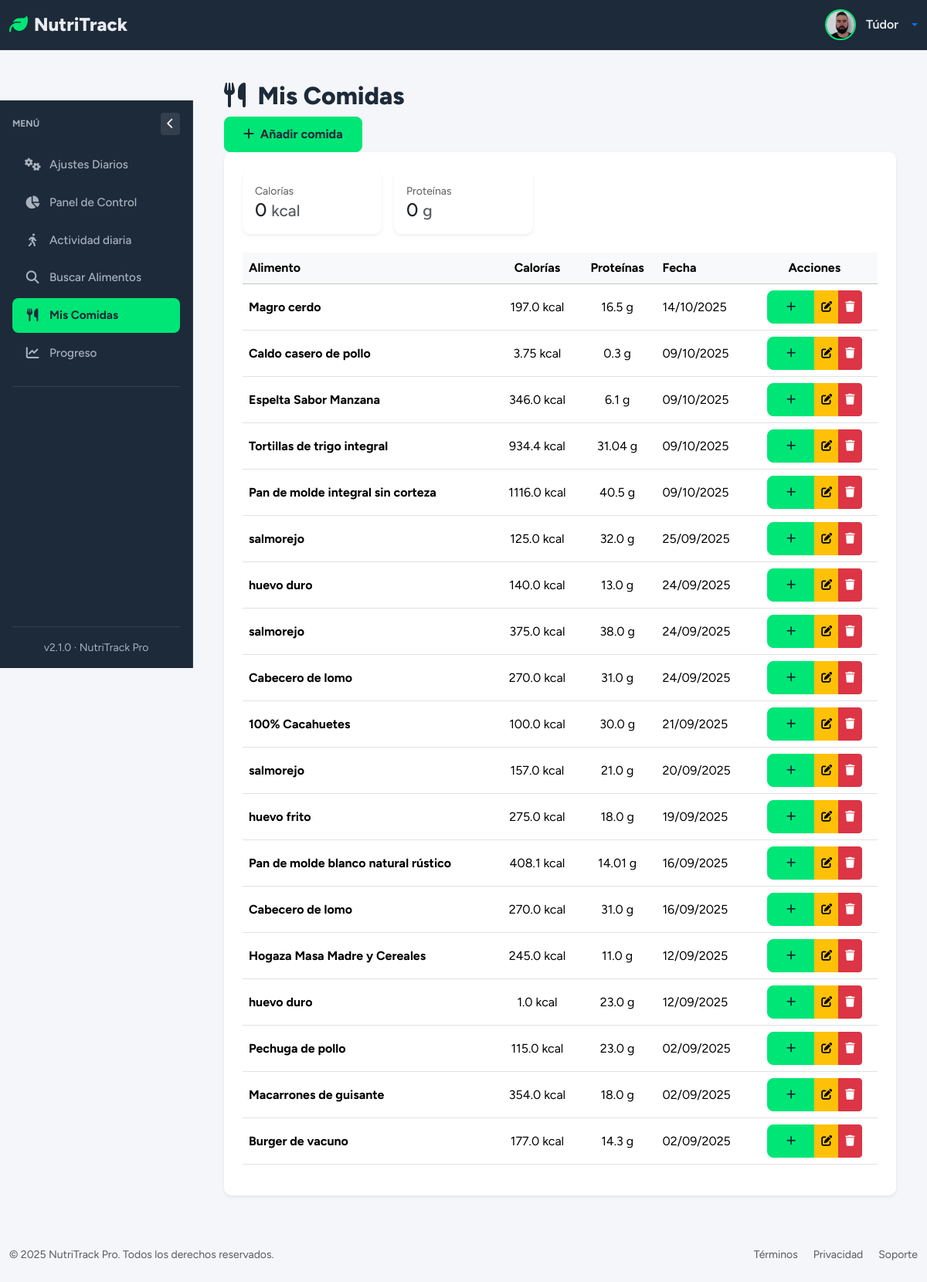
The app's page /mis-comidas (signed in) with its own data.
### tables this page shows
CREATE TABLE "loggin" (
	"id"	INTEGER,
	"username"	TEXT NOT NULL,
	"password"	TEXT,
	"email"	TEXT, google_id TEXT, full_name TEXT, birth_date TEXT, height_cm INTEGER, weight_kg INTEGER, gender TEXT, activity_level TEXT, goal TEXT, profile_photo TEXT DEFAULT NULL, preferences TEXT DEFAULT '{}',
	PRIMARY KEY("id" AUTOINCREMENT)
);

CREATE TABLE "food_entries" (
	"id"	INTEGER,
	"user_id"	INTEGER NOT NULL,
	"food_name"	TEXT NOT NULL,
	"calories"	REAL,
	"proteins"	REAL,
	"fats"	REAL,
	"carbs"	REAL,
	"date"	TIMESTAMP DEFAULT CURRENT_TIMESTAMP,
	"created_at"	TEXT,
	PRIMARY KEY("id" AUTOINCREMENT),
	FOREIGN KEY("user_id") REFERENCES "loggin"("id")
);

### app/controllers/MyfoodsController.py (the view)
@app.route('/mis-comidas')
@login_required
def mis_comidas():
    try:
        comidas = get_comidas_by_user(current_user.id)
        totales = get_totales_diarios(current_user.id)
    except Exception as e:
        current_app.logger.exception("Error al obtener comidas: %s", e)
        flash("Error al cargar tus comidas. Intenta de nuevo más tarde.", "danger")
        comidas = []
        totales = {"total_calorias": 0, "total_proteinas": 0}
    return render_template(
        'Myfoods/mis_comidas.html',
        comidas=comidas,
        total_calorias=totales["total_calorias"],
        total_proteinas=totales["total_proteinas"]
    )

### app/__init__.py (called while the page is built)
@login_manager.user_loader
def load_user(user_id):
    return User.get_by_id(user_id)

@app.after_request
def add_security_headers(response):
    response.headers['Cache-Control'] = 'no-cache, no-store, must-revalidate, max-age=0'
    response.headers['Pragma'] = 'no-cache'
    response.headers['Expires'] = '0'
    response.headers['X-Content-Type-Options'] = 'nosniff'
    return response

### app/conexion.py (called while the page is built)
@contextmanager
def get_db_connection():
    conn = sqlite3.connect(DATABASE)
    conn.row_factory = sqlite3.Row  # Esto permite acceso como diccionario
    try:
        yield conn
    finally:
        conn.close()

@contextmanager
def get_db_cursor():
    with get_db_connection() as conn:
        cursor = conn.cursor()
        try:
            yield cursor
            conn.commit()
        except:
            conn.rollback()
            raise

### app/controllers/UsersController.py (called while the page is built)
@app.context_processor
def inject_prefs():
    if current_user.is_authenticated:
        prefs = get_user_preferences(current_user.id)  # función que recupera las prefs
        return dict(prefs=prefs)
    return dict(prefs=None)

### app/models/LoginGoogleModel.py (called while the page is built)
    @staticmethod
    def get_by_id(user_id):
        with get_db_cursor() as cur:
            cur.execute("SELECT * FROM loggin WHERE id = ?", (user_id,))
            user = cur.fetchone()
            if user:
                return User(
                    id=user['id'],
                    username=user['username'],
                    email=user['email'] if 'email' in user.keys() else None,
                    google_id=user['google_id'] if 'google_id' in user.keys() else None,
                    profile_photo=user['profile_photo'] if 'profile_photo' in user.keys() else None
                )
        return None

### app/models/MyFoodModel.py (called while the page is built)
def _format_date_display(date_str):
    try:
        return datetime.strptime(date_str, "%Y-%m-%d").strftime("%d/%m/%Y")
    except Exception:
        return date_str or ""

def serialize_comida(row):
    if row is None:
        return None
    date_iso = row["date"]
    return {
        "id": row["id"],
        "food_name": row["food_name"],
        "calories": row["calories"],
        "proteins": row["proteins"],
        "fats": row["fats"],
        "carbs": row["carbs"],
        "date": _format_date_display(date_iso),
        "date_iso": date_iso  # para input type="date"
    }

### app/templates/Myfoods/mis_comidas.html (shortened to what this page needs)
{% extends "base.html" %}
{% block section %}
<div class="page-header">
    <h1 class="page-title">
        <i class="fas fa-utensils me-2"></i> Mis Comidas
    </h1>
    <a href="{{ url_for('agregar_comida_route') }}" class="btn btn-primary">
      <i class="fas fa-plus me-1"></i> Añadir comida
  </a>
</div>
<div class="card border-0 shadow-sm">
    <div class="card-body">
      {% if comidas %}
        <div class="d-flex gap-3 mb-4 flex-wrap">
          <div class="card p-3 shadow-sm" style="min-width:180px;">
            <small class="text-muted">Calorías</small>
            <div class="h4 mb-0">{{ total_calorias }} <small class="text-muted">kcal</small></div>
          </div>
          <div class="card p-3 shadow-sm" style="min-width:180px;">
            <small class="text-muted">Proteínas</small>
            <div class="h4 mb-0">{{ total_proteinas }} <small class="text-muted">g</small></div>
          </div>
        </div>
        <div class="table-responsive">
          <table class="table table-hover align-middle">
            <thead class="table-light">
              <tr>
                <th>Alimento</th>
                <th class="text-center">Calorías</th>
                <th class="text-center">Proteínas</th>
                <th>Fecha</th>
                <th class="text-center">Acciones</th>
              </tr>
            </thead>
            <tbody>
              {% for comida in comidas %}
              <tr>
                <td><strong>{{ comida['food_name'] }}</strong></td>
                <td class="text-center">{{ comida['calories'] }} kcal</td>
                <td class="text-center">{{ comida['proteins'] }} g</td>
                <td>{{ comida['date'] }}</td>
                <td class="text-center">
                  <div class="btn-group">
                    <button type="button" class="btn btn-sm btn-primary"
                                onclick="duplicarComida('{{ comida['id'] }}','{{ comida['food_name'] }}')">
                      <i class="fas fa-plus"></i>
                    </button>
                    <button type="button" class="btn btn-sm btn-warning"
                                onclick="editarComida('{{ comida['id'] }}','{{ comida['food_name'] }}','{{ comida['calories'] }}','{{ comida['proteins'] }}','{{ comida['carbs'] }}','{{ comida['fats'] }}','{{ comida['date_iso'] }}')">
                      <i class="fas fa-edit"></i>
                    </button>
                    <button type="button" class="btn btn-sm btn-danger"
                                onclick="eliminarComida('{{ comida['id'] }}','{{ comida['food_name'] }}')">
                      <i class="fas fa-trash"></i>
                    </button>
                  </div>
                </td>
              </tr>
              {% endfor %}
            </tbody>
          </table>
        </div>
      {% endif %}
    </div>
</div>
{% endblock %}

### app/templates/base.html (shortened to what this page needs)
<!DOCTYPE html>
<html lang="es" data-bs-theme="{% if prefs and prefs.dark_mode %}dark{% else %}light{% endif %}">
<head>
    <link href="https://cdn.jsdelivr.net/npm/bootstrap@5.3.2/dist/css/bootstrap.min.css" rel="stylesheet">
    <link rel="stylesheet" href="https://cdn.jsdelivr.net/npm/bootstrap-icons@1.11.1/font/bootstrap-icons.css">
    <link rel="stylesheet" href="https://cdnjs.cloudflare.com/ajax/libs/font-awesome/6.5.2/css/all.min.css" />
    <link href="https://cdn.jsdelivr.net/npm/sweetalert2@11/dist/sweetalert2.min.css" rel="stylesheet">
    <link rel="stylesheet" href="{{ url_for('static', filename='styles/StyleBase.css') }}">
</head>
<body>
    <nav class="navbar navbar-expand-lg">
        <div class="container-fluid">
            <a class="navbar-brand" href="{{ url_for('dashboard') }}">
                <i class="fas fa-leaf me-2"></i>NutriTrack
            </a>
            <div class="d-flex align-items-center ms-auto">
    {% if current_user.is_authenticated %}
    <div class="dropdown">
        <a href="#" class="d-flex align-items-center text-decoration-none dropdown-toggle" id="userDropdown" data-bs-toggle="dropdown" aria-expanded="false" style="gap: 0.8rem;">
            {% if current_user.profile_photo %}
                <img src="{{ url_for('static', filename='images/profile_photo/' + current_user.profile_photo) }}"
                    alt="Avatar"
                    class="rounded-circle user-photo">
            {% else %}
                <div class="user-avatar shadow-sm">
                    {{ current_user.username[0]|upper }}
                </div>
            {% endif %}
            <span class="d-none d-sm-inline user-name">
                {{ current_user.username }}
            </span>
        </a>
    </div>
    {% endif %}
</div>
        </div>
    </nav>
    <div class="container-fluid flex-grow-1">
        <div class="row h-100 g-0">
            <nav class="sidebar d-flex flex-column p-3" id="sidebar">
                <div class="d-flex justify-content-between align-items-center mb-3">
                    <h6 class="sidebar-title mb-0">Menú</h6>
                    <button id="closeSidebarBtn" class="btn btn-sm btn-outline-secondary d-none d-lg-block">
                        <i class="fas fa-chevron-left"></i>
                    </button>
                </div>
                <ul class="nav nav-pills flex-column mb-auto">
                    <li>
                        <a href="{{ url_for('settings') }}" class="nav-link {% if request.path == url_for('settings') %}active{% endif %}">
                            <i class="fas fa-cogs fa-fw"></i><span>Ajustes Diarios</span>
                        </a>
                    </li>
                    <li>
                        <a href="{{ url_for('dashboard') }}" class="nav-link {% if request.path == url_for('dashboard') %}active{% endif %}">
                            <i class="fas fa-chart-pie fa-fw"></i><span>Panel de Control</span>
                        </a>
                    </li>
                    <li>
                        <a href="{{ url_for('activity') }}" class="nav-link {% if request.path == url_for('activity') %}active{% endif %}">
                            <i class="fas fa-walking fa-fw"></i><span>Actividad diaria</span>
                        </a>
                    </li>
                    <li>
                        <a href="{{ url_for('search_food') }}" class="nav-link {% if request.path == url_for('search_food') %}active{% endif %}">
                            <i class="fas fa-search fa-fw"></i><span>Buscar Alimentos</span>
                        </a>
                    </li>
                    <li>
                        <a href="{{ url_for('mis_comidas') }}" class="nav-link {% if request.path == url_for('mis_comidas') %}active{% endif %}">
                            <i class="fas fa-utensils fa-fw"></i><span>Mis Comidas</span>
                        </a>
                    </li>
                    <li>
                        <a href="{{ url_for('progreso') }}" class="nav-link {% if request.path == url_for('progreso') %}active{% endif %}">
                            <i class="fas fa-chart-line fa-fw"></i><span>Progreso</span>
                        </a>
                    </li>
                    <li class="pt-3 mt-3 border-top">
                    </li>
                </ul>
                <div class="mt-auto pt-3 border-top text-center small text-muted">
                    v2.1.0 · NutriTrack Pro
                </div>
            </nav>
            <main class="main-content" id="mainContent">
                {% block section %}{% endblock %}
            </main>
        </div>
    </div>
    <footer class="py-4 mt-auto">
        <div class="container-fluid">
            <div class="row align-items-center">
                <div class="col-md-6 text-center text-md-start">
                    <p class="mb-0 small text-muted">&copy; 2025 NutriTrack Pro. Todos los derechos reservados.</p>
                </div>
                <div class="col-md-6 text-center text-md-end">
                    <a href="#" class="text-decoration-none small text-muted me-3">Términos</a>
                    <a href="#" class="text-decoration-none small text-muted me-3">Privacidad</a>
                    <a href="#" class="text-decoration-none small text-muted">Soporte</a>
                </div>
            </div>
        </div>
    </footer>
</body>
</html>

### app/static/styles/StyleBase.css (style rules this page uses)
:root { --primary-color: #00E676; --primary-darker: #00C853; --frame-bg-color: #1D2A39; --frame-text-color: #EAEBF0; --frame-text-muted: #A8B1BD; --content-bg-color: #F4F6F9; --surface-color: #FFFFFF; --content-text-color: #1D2A39; --border-color: #E5E9F2; --font-main: 'Figtree', sans-serif; --border-radius: 10px; --shadow-soft: 0 4px 12px rgba(0, 0, 0, 0.04); --shadow-medium: 0 6px 20px rgba(0, 0, 0, 0.07); --transition-speed: 0.2s; }
body { font-family: var(--font-main); background-color: var(--content-bg-color); color: var(--content-text-color); min-height: 100vh; display: flex; flex-direction: column; overflow-x: hidden; }
.container-fluid.flex-grow-1 { display: flex; flex-direction: column; padding: 0; }
.row.h-100 { display: flex; flex-grow: 1; flex-wrap: nowrap; margin: 0; overflow: hidden; }
.navbar { background-color: var(--frame-bg-color) !important; position: sticky; top: 0; z-index: 1100; height: 65px; border-bottom: 1px solid rgba(255, 255, 255, 0.1); }
.navbar-brand { font-weight: 800; font-size: 1.5rem; color: var(--frame-text-color) !important; }
.navbar-brand .fa-leaf { color: var(--primary-color); }
.user-photo { width: 40px; height: 40px; object-fit: cover; border: 2px solid var(--primary-color); }
.user-name { font-weight: 600 !important; font-size: 1rem !important; color: var(--frame-text-color) !important; }
.sidebar { width: 250px; background: var(--frame-bg-color); position: sticky; top: 65px; transition: all var(--transition-speed) ease-out; z-index: 100; display: flex; flex-direction: column; flex-shrink: 0; height: calc(100vh - 65px); padding: 1rem; border-right: 1px solid rgba(255, 255, 255, 0.1); }
.sidebar-title { color: var(--frame-text-muted); text-transform: uppercase; font-size: 0.75rem; font-weight: 700; }
#closeSidebarBtn { background-color: rgba(255,255,255,0.1); border: none; color: white; }
.sidebar .nav-link { display: flex; align-items: center; gap: 12px; padding: 11px 16px; margin-bottom: 4px; border-radius: 8px; font-weight: 500; font-size: 0.95rem; color: var(--frame-text-muted); transition: all var(--transition-speed) ease-out; }
.sidebar .nav-link .fa-fw { font-size: 1.1em; width: 20px; text-align: center; }
.sidebar .nav-link.active { background-color: var(--primary-color); color: var(--content-text-color); font-weight: 700; }
.sidebar .nav-link.active .fa-fw { color: var(--content-text-color); }
.sidebar .border-top { border-color: rgba(255, 255, 255, 0.1) !important; }
.sidebar .text-muted { color: var(--frame-text-muted) !important; }
.main-content { flex-grow: 1; flex-basis: 0; padding: 2.5rem; overflow-y: auto; }
.page-title { font-weight: 800; font-size: 2rem; color: var(--content-text-color); }
.card { border: none; background-color: var(--surface-color); border-radius: var(--border-radius); box-shadow: var(--shadow-soft); transition: transform var(--transition-speed) ease-out, box-shadow var(--transition-speed) ease-out; }
.card-body { padding: 1.5rem; }
.btn-primary { background-color: var(--primary-color); border-color: var(--primary-color); color: var(--content-text-color); font-weight: 700; padding: 10px 24px; border-radius: 8px; transition: all var(--transition-speed) ease-out; }

### records on screen
loggin: profile_photo (picture), username "Túdor"
food_entries: food_name "Magro cerdo", calories "197.0", proteins "16.5", date "14/10/2025"
food_entries: food_name "Caldo casero de pollo", calories "3.75", proteins "0.3", date "09/10/2025"
food_entries: food_name "Espelta Sabor Manzana", calories "346.0", proteins "6.1", date "09/10/2025"
food_entries: food_name "Tortillas de trigo integral", calories "934.4", proteins "31.04", date "09/10/2025"
food_entries: food_name "Pan de molde integral sin corteza", calories "1116.0", proteins "40.5", date "09/10/2025"
food_entries: food_name "salmorejo", calories "125.0", proteins "32.0", date "25/09/2025"
food_entries: food_name "huevo duro", calories "140.0", proteins "13.0", date "24/09/2025"
food_entries: food_name "salmorejo", calories "375.0", proteins "38.0", date "24/09/2025"
food_entries: food_name "Cabecero de lomo", calories "270.0", proteins "31.0", date "24/09/2025"
food_entries: food_name "100% Cacahuetes", calories "100.0", proteins "30.0", date "21/09/2025"
food_entries: food_name "salmorejo", calories "157.0", proteins "21.0", date "20/09/2025"
food_entries: food_name "huevo frito", calories "275.0", proteins "18.0", date "19/09/2025"
food_entries: food_name "Pan de molde blanco natural rústico", calories "408.1", proteins "14.01", date "16/09/2025"
food_entries: food_name "Cabecero de lomo", calories "270.0", proteins "31.0", date "16/09/2025"
food_entries: food_name "Hogaza Masa Madre y Cereales", calories "245.0", proteins "11.0", date "12/09/2025"
food_entries: food_name "huevo duro", calories "1.0", proteins "23.0", date "12/09/2025"
food_entries: food_name "Pechuga de pollo", calories "115.0", proteins "23.0", date "02/09/2025"
food_entries: food_name "Macarrones de guisante", calories "354.0", proteins "18.0", date "02/09/2025"
food_entries: food_name "Burger de vacuno", calories "177.0", proteins "14.3", date "02/09/2025"

### other values on screen
{{ total_calorias }} "0"
{{ total_proteinas }} "0"
